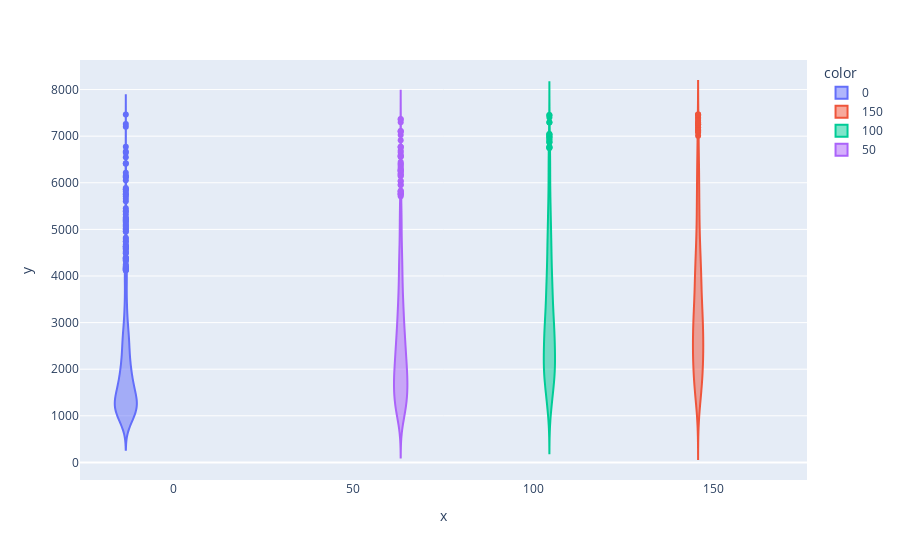

Notebook cell for this chart:
### Code cell
px.violin(x=df.Angle, y=df.Time, color=df.Angle)

### Figure 1 — Plotly figure (JSON) as saved in the notebook; plotly's stock layout.template omitted (floating-point values rounded to 4 significant figures; data arrays with more than 128 entries replaced by an {"elided": "..."} marker saying what was removed)
{"data": [{"alignmentgroup": "True", "box": {"visible": false}, "hovertemplate": "color=0<br>x=%{x}<br>y=%{y}<extra></extra>", "legendgroup": "0", "marker": {"color": "#636efa"}, "name": "0", "offsetgroup": "0", "orientation": "v", "scalegroup": "True", "showlegend": true, "type": "violin", "x": {"elided": "1274 int values"}, "x0": " ", "xaxis": "x", "y": {"elided": "1274 int values"}, "y0": " ", "yaxis": "y"}, {"alignmentgroup": "True", "box": {"visible": false}, "hovertemplate": "color=150<br>x=%{x}<br>y=%{y}<extra></extra>", "legendgroup": "150", "marker": {"color": "#EF553B"}, "name": "150", "offsetgroup": "150", "orientation": "v", "scalegroup": "True", "showlegend": true, "type": "violin", "x": {"elided": "1256 int values"}, "x0": " ", "xaxis": "x", "y": {"elided": "1256 int values"}, "y0": " ", "yaxis": "y"}, {"alignmentgroup": "True", "box": {"visible": false}, "hovertemplate": "color=100<br>x=%{x}<br>y=%{y}<extra></extra>", "legendgroup": "100", "marker": {"color": "#00cc96"}, "name": "100", "offsetgroup": "100", "orientation": "v", "scalegroup": "True", "showlegend": true, "type": "violin", "x": {"elided": "1261 int values"}, "x0": " ", "xaxis": "x", "y": {"elided": "1261 int values"}, "y0": " ", "yaxis": "y"}, {"alignmentgroup": "True", "box": {"visible": false}, "hovertemplate": "color=50<br>x=%{x}<br>y=%{y}<extra></extra>", "legendgroup": "50", "marker": {"color": "#ab63fa"}, "name": "50", "offsetgroup": "50", "orientation": "v", "scalegroup": "True", "showlegend": true, "type": "violin", "x": {"elided": "1280 int values"}, "x0": " ", "xaxis": "x", "y": {"elided": "1280 int values"}, "y0": " ", "yaxis": "y"}], "layout": {"legend": {"title": {"text": "color"}, "tracegroupgap": 0}, "margin": {"t": 60}, "violinmode": "group", "xaxis": {"anchor": "y", "domain": [0, 1], "title": {"text": "x"}}, "yaxis": {"anchor": "x", "domain": [0, 1], "title": {"text": "y"}}}}
